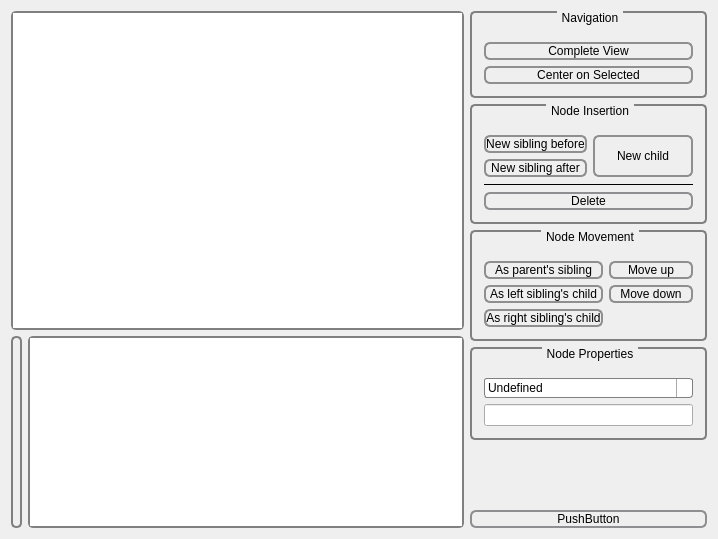
<?xml version="1.0" encoding="UTF-8"?>
<ui version="4.0">
 <class>QtQuatschEditor</class>
 <widget class="QWidget" name="QtQuatschEditor">
  <property name="geometry">
   <rect>
    <x>0</x>
    <y>0</y>
    <width>718</width>
    <height>539</height>
   </rect>
  </property>
  <property name="windowTitle">
   <string>QtQuatschEditor</string>
  </property>
  <property name="styleSheet">
   <string>     /*QWidget {
         background-color: qlineargradient(x1: 0, y1: 1, x2: 0, y2: 0,
                                           stop: 0 #a6a7aa, stop: 1 #dadbde);
      }*/
    
     QPushButton {
         border: 2px solid #8f8f91;
         border-radius: 6px;
         background-color: qlineargradient(x1: 0, y1: 0, x2: 0, y2: 1,
                                           stop: 0 #f6f7fa, stop: 1 #dadbde);
         min-width: 80px;
     }
    
     QPushButton:disabled {
	color: rgb(200, 200, 200);
     }

     QPushButton:pressed {
         background-color: qlineargradient(x1: 0, y1: 0, x2: 0, y2: 1,
                                           stop: 0 #dadbde, stop: 1 #f6f7fa);
     }

     QPushButton:flat {
         border: none; /* no border for a flat push button */
     }

     QPushButton:default {
         border-color: navy; /* make the default button prominent */
     }

/*-----------------------------------------*/
 QComboBox {
     border: 1px solid gray;
     border-radius: 3px;
     padding: 1px 18px 1px 3px;
     min-width: 6em;
 }

 QComboBox:editable {
     background: white;
 }

 QComboBox:!editable, QComboBox::drop-down:editable {
      background: qlineargradient(x1: 0, y1: 0, x2: 0, y2: 1,
                                  stop: 0 #E1E1E1, stop: 0.4 #DDDDDD,
                                  stop: 0.5 #D8D8D8, stop: 1.0 #D3D3D3);
 }

 /* QComboBox gets the &quot;on&quot; state when the popup is open */
 QComboBox:!editable:on, QComboBox::drop-down:editable:on {
     background: qlineargradient(x1: 0, y1: 0, x2: 0, y2: 1,
                                 stop: 0 #D3D3D3, stop: 0.4 #D8D8D8,
                                 stop: 0.5 #DDDDDD, stop: 1.0 #E1E1E1);
 }

 QComboBox:on { /* shift the text when the popup opens */
     padding-top: 3px;
     padding-left: 4px;
 }

 QComboBox::drop-down {
     subcontrol-origin: padding;
     subcontrol-position: top right;
     width: 15px;

     border-left-width: 1px;
     border-left-color: darkgray;
     border-left-style: solid; /* just a single line */
     border-top-right-radius: 3px; /* same radius as the QComboBox */
     border-bottom-right-radius: 3px;
 }

 QComboBox::down-arrow {
     image: url(/usr/share/icons/crystalsvg/16x16/actions/1downarrow.png);
 }

 QComboBox::down-arrow:on { /* shift the arrow when popup is open */
     top: 1px;
     left: 1px;
 }</string>
  </property>
  <property name="locale">
   <locale language="English" country="UnitedKingdom"/>
  </property>
  <layout class="QGridLayout" name="gridLayout">
   <item row="0" column="0">
    <widget class="QGraphicsView" name="graphicsView">
     <property name="sizePolicy">
      <sizepolicy hsizetype="Expanding" vsizetype="Expanding">
       <horstretch>0</horstretch>
       <verstretch>0</verstretch>
      </sizepolicy>
     </property>
     <property name="styleSheet">
      <string>QGraphicsView {
	background-color: qlineargradient(spread:pad, x1:0, y1:0, x2:0, y2:1,
             stop:0 rgb(108, 128, 108), 
             stop:1 rgb(118, 118, 118));
     border: 2px solid gray;
     border-radius: 5px;
     margin-top: 1ex; /* leave space at the top for the title */
 }
</string>
     </property>
     <property name="verticalScrollBarPolicy">
      <enum>Qt::ScrollBarAsNeeded</enum>
     </property>
     <property name="horizontalScrollBarPolicy">
      <enum>Qt::ScrollBarAsNeeded</enum>
     </property>
     <property name="renderHints">
      <set>QPainter::Antialiasing|QPainter::HighQualityAntialiasing|QPainter::SmoothPixmapTransform|QPainter::TextAntialiasing</set>
     </property>
     <property name="dragMode">
      <enum>QGraphicsView::ScrollHandDrag</enum>
     </property>
     <property name="transformationAnchor">
      <enum>QGraphicsView::AnchorUnderMouse</enum>
     </property>
     <property name="resizeAnchor">
      <enum>QGraphicsView::AnchorUnderMouse</enum>
     </property>
    </widget>
   </item>
   <item row="0" column="2" rowspan="2">
    <layout class="QVBoxLayout" name="verticalLayout_2">
     <property name="sizeConstraint">
      <enum>QLayout::SetMaximumSize</enum>
     </property>
     <item>
      <widget class="QGroupBox" name="groupBox">
       <property name="sizePolicy">
        <sizepolicy hsizetype="Preferred" vsizetype="Maximum">
         <horstretch>0</horstretch>
         <verstretch>0</verstretch>
        </sizepolicy>
       </property>
       <property name="minimumSize">
        <size>
         <width>224</width>
         <height>72</height>
        </size>
       </property>
       <property name="styleSheet">
        <string>QGroupBox {
     background-color: qlineargradient(x1: 0, y1: 0, x2: 0, y2: 1,
                                       stop: 0 #E0E0E0, stop: 1 #FFFFFF);
     border: 2px solid gray;
     border-radius: 5px;
     margin-top: 1ex; /* leave space at the top for the title */
 }
 QGroupBox::title {
     subcontrol-origin: margin;
     subcontrol-position: top center; /* position at the top center */
     padding: 0 3px;
     background-color: qlineargradient(x1: 0, y1: 0, x2: 0, y2: 1,
                                       stop: 0 #FFOECE, stop: 1 #FFFFFF);
 }</string>
       </property>
       <property name="title">
        <string>Navigation</string>
       </property>
       <layout class="QVBoxLayout" name="verticalLayout_4">
        <property name="sizeConstraint">
         <enum>QLayout::SetMinimumSize</enum>
        </property>
        <item>
         <widget class="QPushButton" name="completeViewButton">
          <property name="text">
           <string>Complete View</string>
          </property>
         </widget>
        </item>
        <item>
         <widget class="QPushButton" name="centerOnSelectedButton">
          <property name="text">
           <string>Center on Selected</string>
          </property>
         </widget>
        </item>
       </layout>
      </widget>
     </item>
     <item>
      <widget class="QGroupBox" name="groupBox_2">
       <property name="sizePolicy">
        <sizepolicy hsizetype="Preferred" vsizetype="Maximum">
         <horstretch>0</horstretch>
         <verstretch>0</verstretch>
        </sizepolicy>
       </property>
       <property name="styleSheet">
        <string>QGroupBox {
     background-color: qlineargradient(x1: 0, y1: 0, x2: 0, y2: 1,
                                       stop: 0 #E0E0E0, stop: 1 #FFFFFF);
     border: 2px solid gray;
     border-radius: 5px;
     margin-top: 1ex; /* leave space at the top for the title */
 }
 QGroupBox::title {
     subcontrol-origin: margin;
     subcontrol-position: top center; /* position at the top center */
     padding: 0 3px;
     background-color: qlineargradient(x1: 0, y1: 0, x2: 0, y2: 1,
                                       stop: 0 #FFOECE, stop: 1 #FFFFFF);
 }


     QPushButton {
         border: 2px solid #8f8f91;
         border-radius: 6px;
         background-color: qlineargradient(x1: 0, y1: 0, x2: 0, y2: 1,
                                           stop: 0 #f6f7fa, stop: 1 #daebde);
         min-width: 80px;
     }</string>
       </property>
       <property name="title">
        <string>Node Insertion</string>
       </property>
       <property name="alignment">
        <set>Qt::AlignLeading|Qt::AlignLeft|Qt::AlignVCenter</set>
       </property>
       <layout class="QVBoxLayout" name="verticalLayout_5">
        <property name="sizeConstraint">
         <enum>QLayout::SetMinimumSize</enum>
        </property>
        <item>
         <layout class="QHBoxLayout" name="horizontalLayout_2">
          <item>
           <layout class="QVBoxLayout" name="verticalLayout_3">
            <item>
             <widget class="QPushButton" name="insertLeftSiblingButton">
              <property name="sizePolicy">
               <sizepolicy hsizetype="Minimum" vsizetype="Fixed">
                <horstretch>0</horstretch>
                <verstretch>0</verstretch>
               </sizepolicy>
              </property>
              <property name="text">
               <string>New sibling before</string>
              </property>
             </widget>
            </item>
            <item>
             <widget class="QPushButton" name="insertRightSiblingButton">
              <property name="sizePolicy">
               <sizepolicy hsizetype="Minimum" vsizetype="Fixed">
                <horstretch>0</horstretch>
                <verstretch>0</verstretch>
               </sizepolicy>
              </property>
              <property name="text">
               <string>New sibling after</string>
              </property>
             </widget>
            </item>
           </layout>
          </item>
          <item>
           <widget class="QPushButton" name="addNodeButton">
            <property name="sizePolicy">
             <sizepolicy hsizetype="Minimum" vsizetype="Expanding">
              <horstretch>0</horstretch>
              <verstretch>0</verstretch>
             </sizepolicy>
            </property>
            <property name="styleSheet">
             <string/>
            </property>
            <property name="text">
             <string>New child</string>
            </property>
           </widget>
          </item>
         </layout>
        </item>
        <item>
         <widget class="Line" name="line">
          <property name="styleSheet">
           <string>color: black;</string>
          </property>
          <property name="frameShadow">
           <enum>QFrame::Plain</enum>
          </property>
          <property name="lineWidth">
           <number>1</number>
          </property>
          <property name="orientation">
           <enum>Qt::Horizontal</enum>
          </property>
         </widget>
        </item>
        <item>
         <widget class="QPushButton" name="deleteNodeButton">
          <property name="sizePolicy">
           <sizepolicy hsizetype="Minimum" vsizetype="Fixed">
            <horstretch>0</horstretch>
            <verstretch>0</verstretch>
           </sizepolicy>
          </property>
          <property name="styleSheet">
           <string>         background-color: qlineargradient(x1: 0, y1: 0, x2: 0, y2: 1,
                                           stop: 0 #f6f7fa, stop: 1 #fadbde);</string>
          </property>
          <property name="text">
           <string>Delete</string>
          </property>
         </widget>
        </item>
       </layout>
      </widget>
     </item>
     <item>
      <widget class="QGroupBox" name="groupBox_3">
       <property name="styleSheet">
        <string>QGroupBox {
     background-color: qlineargradient(x1: 0, y1: 0, x2: 0, y2: 1,
                                       stop: 0 #E0E0E0, stop: 1 #FFFFFF);
     border: 2px solid gray;
     border-radius: 5px;
     margin-top: 1ex; /* leave space at the top for the title */
 }
 QGroupBox::title {
     subcontrol-origin: margin;
     subcontrol-position: top center; /* position at the top center */
     padding: 0 3px;
     background-color: qlineargradient(x1: 0, y1: 0, x2: 0, y2: 1,
                                       stop: 0 #FFOECE, stop: 1 #FFFFFF);
 }</string>
       </property>
       <property name="title">
        <string>Node Movement</string>
       </property>
       <layout class="QGridLayout" name="gridLayout_2">
        <item row="0" column="1">
         <widget class="QPushButton" name="moveNodeUpButton">
          <property name="text">
           <string>Move up</string>
          </property>
         </widget>
        </item>
        <item row="0" column="0">
         <widget class="QPushButton" name="asParentsSiblingButton">
          <property name="text">
           <string>As parent's sibling</string>
          </property>
         </widget>
        </item>
        <item row="1" column="0">
         <widget class="QPushButton" name="asLeftSiblingsChildButton">
          <property name="text">
           <string>As left sibling's child</string>
          </property>
         </widget>
        </item>
        <item row="1" column="1">
         <widget class="QPushButton" name="moveNodeDownButton">
          <property name="text">
           <string>Move down</string>
          </property>
         </widget>
        </item>
        <item row="2" column="0">
         <widget class="QPushButton" name="asRightSiblingsChildButton">
          <property name="text">
           <string>As right sibling's child</string>
          </property>
         </widget>
        </item>
       </layout>
      </widget>
     </item>
     <item>
      <widget class="QGroupBox" name="nodePropertiesGroupBox">
       <property name="enabled">
        <bool>true</bool>
       </property>
       <property name="sizePolicy">
        <sizepolicy hsizetype="Preferred" vsizetype="Preferred">
         <horstretch>0</horstretch>
         <verstretch>0</verstretch>
        </sizepolicy>
       </property>
       <property name="styleSheet">
        <string>QGroupBox {
     background-color: qlineargradient(x1: 0, y1: 0, x2: 0, y2: 1,
                                       stop: 0 #E0E0E0, stop: 1 #FFFFFF);
     border: 2px solid gray;
     border-radius: 5px;
     margin-top: 1ex;
 }
 QGroupBox::title {
     subcontrol-origin: margin;
     subcontrol-position: top center;
     padding: 0 3px;
     background-color: qlineargradient(x1: 0, y1: 0, x2: 0, y2: 1,
                                       stop: 0 #FFOECE, stop: 1 #FFFFFF);
 }</string>
       </property>
       <property name="title">
        <string>Node Properties</string>
       </property>
       <property name="flat">
        <bool>false</bool>
       </property>
       <property name="checkable">
        <bool>false</bool>
       </property>
       <layout class="QVBoxLayout" name="verticalLayout">
        <property name="sizeConstraint">
         <enum>QLayout::SetMinimumSize</enum>
        </property>
        <item>
         <widget class="QComboBox" name="typeCombo">
          <property name="sizePolicy">
           <sizepolicy hsizetype="Preferred" vsizetype="Fixed">
            <horstretch>0</horstretch>
            <verstretch>0</verstretch>
           </sizepolicy>
          </property>
          <property name="frame">
           <bool>true</bool>
          </property>
          <item>
           <property name="text">
            <string>Undefined</string>
           </property>
           <property name="icon">
            <iconset resource="../resources/icons.qrc">
             <normaloff>:/aggregate/error</normaloff>:/aggregate/error</iconset>
           </property>
          </item>
          <item>
           <property name="text">
            <string>Parameter</string>
           </property>
           <property name="icon">
            <iconset resource="../resources/icons.qrc">
             <normaloff>:/aggregate/parameter</normaloff>:/aggregate/parameter</iconset>
           </property>
          </item>
          <item>
           <property name="text">
            <string>User Constant</string>
           </property>
           <property name="icon">
            <iconset resource="../resources/icons.qrc">
             <normaloff>:/aggregate/user-constant</normaloff>:/aggregate/user-constant</iconset>
           </property>
          </item>
          <item>
           <property name="text">
            <string>Predefined Constant</string>
           </property>
           <property name="icon">
            <iconset resource="../resources/icons.qrc">
             <normaloff>:/aggregate/predefined-constant</normaloff>:/aggregate/predefined-constant</iconset>
           </property>
          </item>
          <item>
           <property name="text">
            <string>Addition</string>
           </property>
           <property name="icon">
            <iconset resource="../resources/icons.qrc">
             <normaloff>:/aggregate/addition</normaloff>:/aggregate/addition</iconset>
           </property>
          </item>
          <item>
           <property name="text">
            <string>Subtraction</string>
           </property>
           <property name="icon">
            <iconset resource="../resources/icons.qrc">
             <normaloff>:/aggregate/subtraction</normaloff>:/aggregate/subtraction</iconset>
           </property>
          </item>
          <item>
           <property name="text">
            <string>Multiplication</string>
           </property>
           <property name="icon">
            <iconset resource="../resources/icons.qrc">
             <normaloff>:/aggregate/multiplication</normaloff>:/aggregate/multiplication</iconset>
           </property>
          </item>
          <item>
           <property name="text">
            <string>Division</string>
           </property>
           <property name="icon">
            <iconset resource="../resources/icons.qrc">
             <normaloff>:/aggregate/division</normaloff>:/aggregate/division</iconset>
           </property>
          </item>
          <item>
           <property name="text">
            <string>Inverse</string>
           </property>
          </item>
          <item>
           <property name="text">
            <string>Sine</string>
           </property>
          </item>
          <item>
           <property name="text">
            <string>Cosine</string>
           </property>
          </item>
          <item>
           <property name="text">
            <string>pi * ...</string>
           </property>
          </item>
         </widget>
        </item>
        <item>
         <widget class="QLineEdit" name="lineEdit">
          <property name="sizePolicy">
           <sizepolicy hsizetype="Preferred" vsizetype="Fixed">
            <horstretch>0</horstretch>
            <verstretch>0</verstretch>
           </sizepolicy>
          </property>
         </widget>
        </item>
        <item>
         <layout class="QVBoxLayout" name="nodePropertiesLayout"/>
        </item>
       </layout>
      </widget>
     </item>
     <item>
      <spacer name="verticalSpacer">
       <property name="orientation">
        <enum>Qt::Vertical</enum>
       </property>
       <property name="sizeHint" stdset="0">
        <size>
         <width>20</width>
         <height>1</height>
        </size>
       </property>
      </spacer>
     </item>
     <item>
      <widget class="QPushButton" name="pushButton_5">
       <property name="text">
        <string>PushButton</string>
       </property>
      </widget>
     </item>
    </layout>
   </item>
   <item row="1" column="0">
    <layout class="QHBoxLayout" name="horizontalLayout">
     <item>
      <widget class="QLabel" name="heightmapLabel">
       <property name="sizePolicy">
        <sizepolicy hsizetype="Maximum" vsizetype="Minimum">
         <horstretch>0</horstretch>
         <verstretch>0</verstretch>
        </sizepolicy>
       </property>
       <property name="styleSheet">
        <string>QLabel {
	background-color: qlineargradient(spread:pad, x1:0, y1:0, x2:0, y2:1,
             stop:0 rgb(108, 128, 108), 
             stop:1 rgb(118, 118, 118));
     border: 2px solid gray;
     border-radius: 5px;
     margin-top: 1ex; /* leave space at the top for the title */
 }
</string>
       </property>
       <property name="text">
        <string/>
       </property>
      </widget>
     </item>
     <item>
      <widget class="QGraphicsView" name="heightmapView">
       <property name="sizePolicy">
        <sizepolicy hsizetype="Preferred" vsizetype="Preferred">
         <horstretch>0</horstretch>
         <verstretch>0</verstretch>
        </sizepolicy>
       </property>
       <property name="styleSheet">
        <string>QGraphicsView {
	background-color: qlineargradient(spread:pad, x1:0, y1:0, x2:0, y2:1,
             stop:0 rgb(108, 128, 108), 
             stop:1 rgb(118, 118, 118));
     border: 2px solid gray;
     border-radius: 5px;
     margin-top: 1ex; /* leave space at the top for the title */
 }
</string>
       </property>
      </widget>
     </item>
    </layout>
   </item>
  </layout>
 </widget>
 <layoutdefault spacing="6" margin="11"/>
 <resources>
  <include location="../resources/icons.qrc"/>
 </resources>
 <connections/>
</ui>
